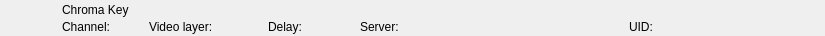
<?xml version="1.0" encoding="UTF-8"?>
<ui version="4.0">
 <class>RundownChromaWidget</class>
 <widget class="QWidget" name="RundownChromaWidget">
  <property name="geometry">
   <rect>
    <x>0</x>
    <y>0</y>
    <width>825</width>
    <height>36</height>
   </rect>
  </property>
  <layout class="QHBoxLayout" name="horizontalLayout">
   <property name="spacing">
    <number>0</number>
   </property>
   <property name="margin">
    <number>0</number>
   </property>
   <item>
    <widget class="QFrame" name="frameItem">
     <property name="sizePolicy">
      <sizepolicy hsizetype="Preferred" vsizetype="Fixed">
       <horstretch>0</horstretch>
       <verstretch>0</verstretch>
      </sizepolicy>
     </property>
     <property name="minimumSize">
      <size>
       <width>0</width>
       <height>36</height>
      </size>
     </property>
     <widget class="QLabel" name="labelIcon">
      <property name="geometry">
       <rect>
        <x>22</x>
        <y>2</y>
        <width>32</width>
        <height>32</height>
       </rect>
      </property>
      <property name="text">
       <string/>
      </property>
      <property name="pixmap">
       <pixmap resource="../Widgets.qrc">:/Graphics/Images/Chroma.png</pixmap>
      </property>
      <property name="scaledContents">
       <bool>true</bool>
      </property>
     </widget>
     <widget class="QLabel" name="labelChannel">
      <property name="geometry">
       <rect>
        <x>62</x>
        <y>19</y>
        <width>78</width>
        <height>16</height>
       </rect>
      </property>
      <property name="text">
       <string>Channel:</string>
      </property>
     </widget>
     <widget class="QLabel" name="labelLabel">
      <property name="geometry">
       <rect>
        <x>62</x>
        <y>2</y>
        <width>561</width>
        <height>16</height>
       </rect>
      </property>
      <property name="text">
       <string>Chroma Key</string>
      </property>
     </widget>
     <widget class="QLabel" name="labelVideolayer">
      <property name="geometry">
       <rect>
        <x>149</x>
        <y>19</y>
        <width>110</width>
        <height>16</height>
       </rect>
      </property>
      <property name="text">
       <string>Video layer:</string>
      </property>
     </widget>
     <widget class="QLabel" name="labelColor">
      <property name="geometry">
       <rect>
        <x>0</x>
        <y>0</y>
        <width>18</width>
        <height>36</height>
       </rect>
      </property>
      <property name="text">
       <string/>
      </property>
     </widget>
     <widget class="QLabel" name="labelGroupColor">
      <property name="geometry">
       <rect>
        <x>0</x>
        <y>0</y>
        <width>6</width>
        <height>36</height>
       </rect>
      </property>
      <property name="text">
       <string/>
      </property>
     </widget>
     <widget class="QLabel" name="labelDevice">
      <property name="geometry">
       <rect>
        <x>360</x>
        <y>19</y>
        <width>260</width>
        <height>16</height>
       </rect>
      </property>
      <property name="text">
       <string>Server:</string>
      </property>
     </widget>
     <widget class="QLabel" name="labelDelay">
      <property name="geometry">
       <rect>
        <x>268</x>
        <y>19</y>
        <width>83</width>
        <height>16</height>
       </rect>
      </property>
      <property name="text">
       <string>Delay:</string>
      </property>
     </widget>
     <widget class="QLabel" name="labelRemoteTriggerId">
      <property name="geometry">
       <rect>
        <x>629</x>
        <y>19</y>
        <width>111</width>
        <height>16</height>
       </rect>
      </property>
      <property name="text">
       <string>UID:</string>
      </property>
     </widget>
    </widget>
   </item>
   <item>
    <widget class="QFrame" name="frameStatus">
     <property name="minimumSize">
      <size>
       <width>77</width>
       <height>0</height>
      </size>
     </property>
     <property name="maximumSize">
      <size>
       <width>77</width>
       <height>16777215</height>
      </size>
     </property>
     <widget class="QLabel" name="labelGpiConnected">
      <property name="geometry">
       <rect>
        <x>1</x>
        <y>2</y>
        <width>32</width>
        <height>32</height>
       </rect>
      </property>
      <property name="minimumSize">
       <size>
        <width>32</width>
        <height>32</height>
       </size>
      </property>
      <property name="maximumSize">
       <size>
        <width>32</width>
        <height>32</height>
       </size>
      </property>
      <property name="lineWidth">
       <number>0</number>
      </property>
      <property name="text">
       <string/>
      </property>
      <property name="pixmap">
       <pixmap resource="../Widgets.qrc">:/Graphics/Images/GpiConnected.png</pixmap>
      </property>
      <property name="scaledContents">
       <bool>true</bool>
      </property>
     </widget>
     <widget class="QLabel" name="labelDisconnected">
      <property name="geometry">
       <rect>
        <x>32</x>
        <y>2</y>
        <width>32</width>
        <height>32</height>
       </rect>
      </property>
      <property name="minimumSize">
       <size>
        <width>32</width>
        <height>32</height>
       </size>
      </property>
      <property name="maximumSize">
       <size>
        <width>32</width>
        <height>32</height>
       </size>
      </property>
      <property name="text">
       <string/>
      </property>
      <property name="pixmap">
       <pixmap resource="../Widgets.qrc">:/Graphics/Images/Disconnected.png</pixmap>
      </property>
      <property name="scaledContents">
       <bool>true</bool>
      </property>
     </widget>
     <widget class="QLabel" name="labelActiveColor">
      <property name="geometry">
       <rect>
        <x>69</x>
        <y>0</y>
        <width>8</width>
        <height>36</height>
       </rect>
      </property>
      <property name="minimumSize">
       <size>
        <width>8</width>
        <height>36</height>
       </size>
      </property>
      <property name="maximumSize">
       <size>
        <width>8</width>
        <height>36</height>
       </size>
      </property>
      <property name="text">
       <string/>
      </property>
     </widget>
    </widget>
   </item>
  </layout>
 </widget>
 <resources>
  <include location="../Widgets.qrc"/>
 </resources>
 <connections/>
 <slots>
  <slot>addToCombo()</slot>
 </slots>
</ui>
